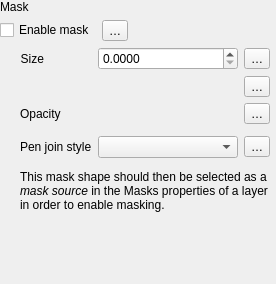
                    <widget class="QWidget" name="scrollAreaWidgetContents_31">
                     <property name="geometry">
                      <rect>
                       <x>0</x>
                       <y>0</y>
                       <width>276</width>
                       <height>284</height>
                      </rect>
                     </property>
                     <layout class="QVBoxLayout" name="verticalLayout_121">
                      <property name="leftMargin">
                       <number>0</number>
                      </property>
                      <property name="topMargin">
                       <number>0</number>
                      </property>
                      <property name="rightMargin">
                       <number>6</number>
                      </property>
                      <property name="bottomMargin">
                       <number>0</number>
                      </property>
                      <item>
                       <layout class="QGridLayout" name="gridLayout_361">
                        <item row="0" column="0" colspan="3">
                         <widget class="QLabel" name="label_99">
                          <property name="text">
                           <string>Mask</string>
                          </property>
                         </widget>
                        </item>
                        <item row="1" column="1">
                         <widget class="QgsPropertyOverrideButton" name="mEnableMaskDDBtn">
                          <property name="text">
                           <string>…</string>
                          </property>
                         </widget>
                        </item>
                        <item row="1" column="0">
                         <widget class="QCheckBox" name="mEnableMaskChkBx">
                          <property name="sizePolicy">
                           <sizepolicy hsizetype="Maximum" vsizetype="Fixed">
                            <horstretch>0</horstretch>
                            <verstretch>0</verstretch>
                           </sizepolicy>
                          </property>
                          <property name="text">
                           <string>Enable mask</string>
                          </property>
                         </widget>
                        </item>
                        <item row="1" column="2">
                         <spacer name="horizontalSpacer_131">
                          <property name="orientation">
                           <enum>Qt::Orientation::Horizontal</enum>
                          </property>
                          <property name="sizeHint" stdset="0">
                           <size>
                            <width>0</width>
                            <height>20</height>
                           </size>
                          </property>
                         </spacer>
                        </item>
                        <item row="2" column="0" colspan="3">
                         <widget class="QFrame" name="mMaskFrame">
                          <layout class="QGridLayout" name="gridLayout_121">
                           <property name="leftMargin">
                            <number>20</number>
                           </property>
                           <property name="topMargin">
                            <number>0</number>
                           </property>
                           <property name="rightMargin">
                            <number>0</number>
                           </property>
                           <property name="bottomMargin">
                            <number>0</number>
                           </property>
                           <item row="3" column="1">
                            <widget class="QFrame" name="frame_51">
                             <property name="sizePolicy">
                              <sizepolicy hsizetype="Preferred" vsizetype="Maximum">
                               <horstretch>0</horstretch>
                               <verstretch>0</verstretch>
                              </sizepolicy>
                             </property>
                             <layout class="QHBoxLayout" name="horizontalLayout_101">
                              <property name="leftMargin">
                               <number>0</number>
                              </property>
                              <property name="topMargin">
                               <number>0</number>
                              </property>
                              <property name="rightMargin">
                               <number>0</number>
                              </property>
                              <property name="bottomMargin">
                               <number>0</number>
                              </property>
                             </layout>
                            </widget>
                           </item>
                           <item row="4" column="1">
                            <widget class="QgsPenJoinStyleComboBox" name="mMaskJoinStyleComboBox">
                             <property name="sizePolicy">
                              <sizepolicy hsizetype="Expanding" vsizetype="Fixed">
                               <horstretch>0</horstretch>
                               <verstretch>0</verstretch>
                              </sizepolicy>
                             </property>
                            </widget>
                           </item>
                           <item row="2" column="2">
                            <widget class="QgsPropertyOverrideButton" name="mMaskOpacityDDBtn">
                             <property name="text">
                              <string>…</string>
                             </property>
                            </widget>
                           </item>
                           <item row="5" column="0" colspan="3">
                            <widget class="QgsEffectStackCompactWidget" name="mMaskEffectWidget" native="true"/>
                           </item>
                           <item row="1" column="1">
                            <widget class="QgsUnitSelectionWidget" name="mMaskBufferUnitWidget" native="true">
                             <property name="focusPolicy">
                              <enum>Qt::FocusPolicy::StrongFocus</enum>
                             </property>
                            </widget>
                           </item>
                           <item row="4" column="2">
                            <widget class="QgsPropertyOverrideButton" name="mMaskJoinStyleDDBtn">
                             <property name="text">
                              <string>…</string>
                             </property>
                            </widget>
                           </item>
                           <item row="1" column="2">
                            <widget class="QgsPropertyOverrideButton" name="mMaskBufferUnitsDDBtn">
                             <property name="text">
                              <string>…</string>
                             </property>
                            </widget>
                           </item>
                           <item row="0" column="1">
                            <widget class="QgsDoubleSpinBox" name="mMaskBufferSizeSpinBox">
                             <property name="sizePolicy">
                              <sizepolicy hsizetype="Expanding" vsizetype="Fixed">
                               <horstretch>0</horstretch>
                               <verstretch>0</verstretch>
                              </sizepolicy>
                             </property>
                             <property name="minimumSize">
                              <size>
                               <width>0</width>
                               <height>0</height>
                              </size>
                             </property>
                             <property name="suffix">
                              <string/>
                             </property>
                             <property name="decimals">
                              <number>4</number>
                             </property>
                             <property name="maximum">
                              <double>999999999.000000000000000</double>
                             </property>
                             <property name="singleStep">
                              <double>0.100000000000000</double>
                             </property>
                             <property name="showClearButton" stdset="0">
                              <bool>false</bool>
                             </property>
                            </widget>
                           </item>
                           <item row="0" column="2">
                            <widget class="QgsPropertyOverrideButton" name="mMaskBufferSizeDDBtn">
                             <property name="text">
                              <string>…</string>
                             </property>
                            </widget>
                           </item>
                           <item row="2" column="1">
                            <widget class="QgsOpacityWidget" name="mMaskOpacityWidget" native="true">
                             <property name="focusPolicy">
                              <enum>Qt::FocusPolicy::StrongFocus</enum>
                             </property>
                            </widget>
                           </item>
                           <item row="0" column="0">
                            <widget class="QLabel" name="label_311">
                             <property name="sizePolicy">
                              <sizepolicy hsizetype="Maximum" vsizetype="Preferred">
                               <horstretch>0</horstretch>
                               <verstretch>0</verstretch>
                              </sizepolicy>
                             </property>
                             <property name="text">
                              <string>Size</string>
                             </property>
                             <property name="alignment">
                              <set>Qt::AlignmentFlag::AlignRight|Qt::AlignmentFlag::AlignTrailing|Qt::AlignmentFlag::AlignVCenter</set>
                             </property>
                            </widget>
                           </item>
                           <item row="4" column="0">
                            <widget class="QLabel" name="label_51">
                             <property name="text">
                              <string>Pen join style</string>
                             </property>
                            </widget>
                           </item>
                           <item row="2" column="0">
                            <widget class="QLabel" name="mMaskTranspLabel_2">
                             <property name="enabled">
                              <bool>true</bool>
                             </property>
                             <property name="text">
                              <string>Opacity</string>
                             </property>
                            </widget>
                           </item>
                           <item row="6" column="0" colspan="3">
                            <widget class="QLabel" name="label">
                             <property name="text">
                              <string>&lt;html&gt;&lt;head/&gt;&lt;body&gt;&lt;p&gt;This mask shape should then be selected as a &lt;span style=&quot; font-style:italic;&quot;&gt;mask source&lt;/span&gt; in the Masks properties of a layer in order to enable masking.&lt;/p&gt;&lt;/body&gt;&lt;/html&gt;</string>
                             </property>
                             <property name="wordWrap">
                              <bool>true</bool>
                             </property>
                            </widget>
                           </item>
                           <item row="7" column="0">
                            <spacer name="verticalSpacer_2">
                             <property name="orientation">
                              <enum>Qt::Orientation::Vertical</enum>
                             </property>
                             <property name="sizeHint" stdset="0">
                              <size>
                               <width>20</width>
                               <height>0</height>
                              </size>
                             </property>
                            </spacer>
                           </item>
                          </layout>
                         </widget>
                        </item>
                       </layout>
                      </item>
                     </layout>
                    </widget>
